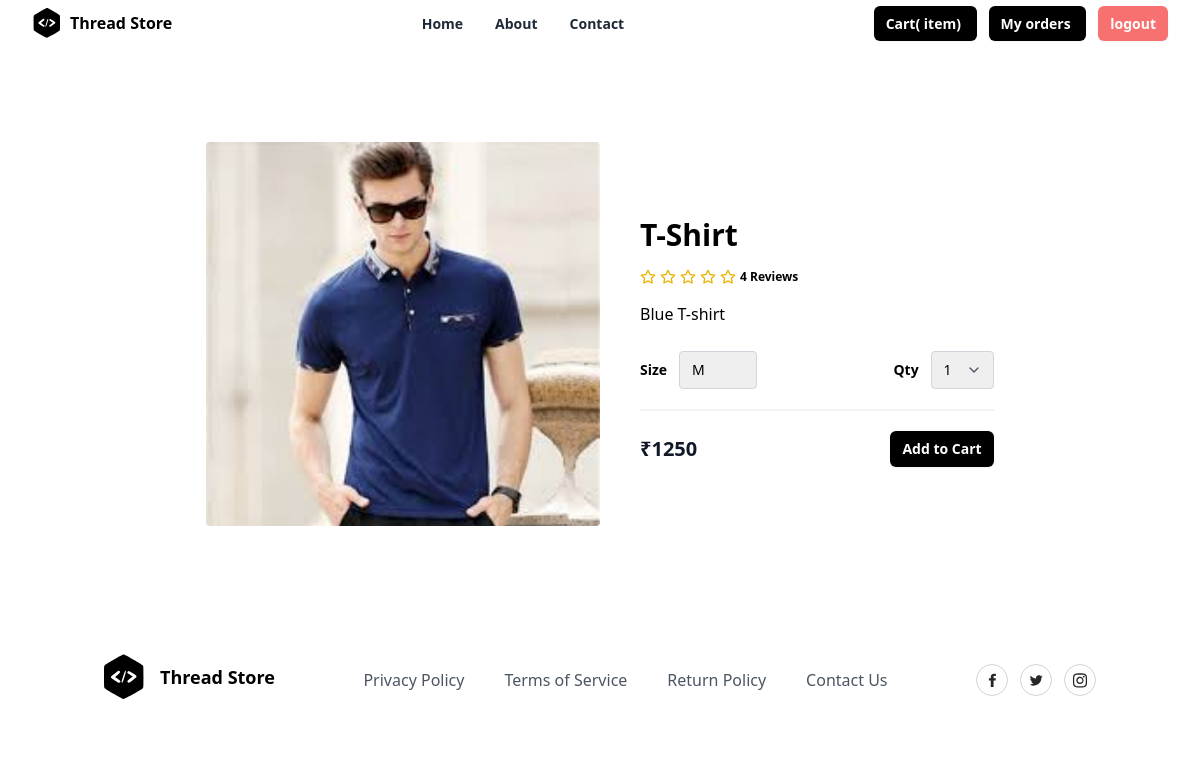
Page /product/3/ on the committed database.
### store/models.py (models this page shows, shortened)
class Product(models.Model):
    title = models.CharField(max_length=200)
    description = models.TextField(null=True, blank=True)
    size_object = models.ManyToManyField(Size)
    category_object = models.ForeignKey(Category, on_delete=models.CASCADE)
    brand_object = models.ForeignKey(Brand, on_delete=models.CASCADE)
    image = models.ImageField(upload_to='product_images', null=True, blank=True, default='product_images/default.jpg')
    price = models.PositiveIntegerField()
    tag_object=models.ManyToManyField(Tag)
    created_date = models.DateTimeField(auto_now_add=True)
    updated_date = models.DateTimeField(auto_now=True)
    is_active = models.BooleanField(default=True)

### store/views.py (the view)
# urls.py: path('product/<int:pk>/',views.ProductDetailView.as_view(),name="product-detail"),
class ProductDetailView(View):
    def get(self,request,*args,**kwargs):
        id=kwargs.get("pk")
        qs=Product.objects.get(id=id)
        return render(request,"product_deatail.html",{"data":qs})

### store/templates/product_deatail.html (shortened to what this page needs)
{%extends 'base.html'%}
{%block main_block%}
<section class="overflow-hidden">
    <form action="{%url 'add-cart' data.id%}" method="post">
    <div class="mx-auto max-w-5xl px-5 py-24">
      <div class="mx-auto flex flex-wrap items-center lg:w-4/5">
        <img
          alt="Nike Air Max 21A"
          class="h-64 w-full rounded object-cover lg:h-96 lg:w-1/2"
          src="{{data.image.url}}"
        />
        <div class="mt-6 w-full lg:mt-0 lg:w-1/2 lg:pl-10">
          <h1 class="my-4 text-3xl font-semibold text-black"> {{data.title}}</h1>
          <div class="my-4 flex items-center">
            <span class="flex items-center space-x-1">
              <span class="ml-3 inline-block text-xs font-semibold">
                4 Reviews
              </span>
            </span>
          </div>
          <p class="leading-relaxed">
           {{data.description}}
          </p>
          <div class="mb-5 mt-6 flex items-center border-b-2 border-gray-100 pb-5">
            <div class="flex items-center">
              <span class="mr-3 text-sm font-semibold">Size</span>
              <select name="size" class="appearance-none rounded border border-gray-300 py-2 pl-3 pr-10 text-sm focus:border-black focus:outline-none focus:ring-2 focus:ring-black">
                {%for sob in data.size_object.all%}
                 <option value="{{sob.name}}">{{sob.name}}</option>
                {%endfor%}
              </select>
            </div>
            <div class="ml-auto flex items-center">
              <span class="mr-3 text-sm font-semibold">Qty</span>
              <div class="relative">
                <select name="qty" class="appearance-none rounded border border-gray-300 py-2 pl-3 pr-10 text-sm focus:border-black focus:outline-none focus:ring-2 focus:ring-black">
                  <option>1</option>
                </select>
                <span class="pointer-events-none absolute right-0 top-0 flex h-full w-10 items-center justify-center text-center text-gray-600">
                </span>
              </div>
            </div>
          </div>
          <div class="flex items-center justify-between">
            <span class="title-font text-xl font-bold text-gray-900">
              ₹{{data.price}}
            </span>
            <button
              type="submit"
              class="rounded-md bg-black px-3 py-2 text-sm font-semibold text-white shadow-sm hover:bg-black/80 focus-visible:outline focus-visible:outline-2 focus-visible:outline-offset-2 focus-visible:outline-black"
            >
              Add to Cart
            </button>
          </div>
        </div>
      </div>
    </div>
</form>
  </section>
{%endblock%}

### rows in the picture
Product: image (picture), title "T-Shirt", description "Blue T-shirt", price "1250"

### other values in the picture
form field size "M"
